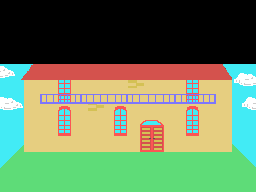

This is a level from a 2D game, rendered from its Tiled map with the project's own tilesets. A one-line summary and the complete map file follow:
An orthogonal 32x24 tile map with 8x8 px tiles, 1 tile layer (Capa de patrones 1).

<map version="1.2" tiledversion="2019.12.11" orientation="orthogonal" renderorder="right-down" compressionlevel="0" width="32" height="24" tilewidth="8" tileheight="8" infinite="0" nextlayerid="2" nextobjectid="1">
 <editorsettings>
  <export target="mapa1.csv" format="csv" />
 </editorsettings>
 <tileset firstgid="1" source="tileset.tsx" />
 <layer id="1" name="Capa de patrones 1" width="32" height="24">
  <data encoding="csv">
0,0,0,0,0,0,0,0,0,0,0,0,0,0,0,0,0,0,0,0,0,0,0,0,0,0,0,0,0,0,0,0,
0,0,0,0,0,0,0,0,0,0,0,0,0,0,0,0,0,0,0,0,0,0,0,0,0,0,0,0,0,0,0,0,
0,0,0,0,0,0,0,0,0,0,0,0,0,0,0,0,0,0,0,0,0,0,0,0,0,0,0,0,0,0,0,0,
0,0,0,0,0,0,0,0,0,0,0,0,0,0,0,0,0,0,0,0,0,0,0,0,0,0,0,0,0,0,0,0,
0,0,0,0,0,0,0,0,0,0,0,0,0,0,0,0,0,0,0,0,0,0,0,0,0,0,0,0,0,0,0,0,
0,0,0,0,0,0,0,0,0,0,0,0,0,0,0,0,0,0,0,0,0,0,0,0,0,0,0,0,0,0,0,0,
0,0,0,0,0,0,0,0,0,0,0,0,0,0,0,0,0,0,0,0,0,0,0,0,0,0,0,0,0,0,0,0,
0,0,0,0,0,0,0,0,0,0,0,0,0,0,0,0,0,0,0,0,0,0,0,0,0,0,0,0,0,0,0,0,
23,24,13,14,15,16,17,18,18,18,18,18,18,18,18,18,18,18,18,18,18,18,18,18,18,17,18,51,52,85,85,86,
55,56,45,46,47,48,49,50,50,50,50,50,50,50,50,50,50,50,50,50,50,50,50,50,50,49,50,83,84,21,22,23,
117,85,86,37,5,6,5,39,40,5,5,5,5,5,37,37,1,2,38,38,38,5,5,39,40,5,5,5,6,53,54,55,
117,85,86,37,5,65,66,67,68,69,129,130,131,132,133,134,131,132,131,132,133,134,66,67,68,69,70,6,6,85,85,86,
22,23,24,37,5,97,98,99,100,101,161,162,163,164,165,166,163,164,163,164,165,166,98,99,100,101,102,5,6,85,21,22,
54,55,56,37,37,5,6,7,8,6,6,33,34,5,7,8,6,5,5,5,6,5,5,7,8,5,6,5,6,85,53,54,
117,118,118,5,37,5,6,39,40,38,38,6,6,6,39,40,38,37,37,37,38,37,37,39,40,37,38,5,6,85,86,86,
85,117,118,37,37,5,6,71,72,37,38,38,38,38,71,72,6,9,10,11,12,37,38,71,72,38,6,5,6,85,86,118,
117,118,86,37,38,37,38,103,104,38,38,38,38,38,103,104,38,41,42,43,44,38,38,103,104,38,38,6,6,85,85,86,
85,117,118,5,37,38,38,38,5,5,5,5,5,5,5,5,5,73,74,75,76,38,6,6,6,37,38,38,38,117,85,86,
117,118,26,37,37,37,37,37,37,37,37,37,37,37,37,37,37,105,106,107,108,38,38,38,38,38,38,38,38,29,117,118,
25,26,58,27,27,27,27,27,27,27,27,27,27,27,27,27,27,27,27,27,27,27,27,27,27,27,27,27,27,28,29,30,
57,58,28,28,28,28,28,28,28,28,28,28,28,28,28,28,28,28,28,28,28,28,28,28,28,28,28,28,28,28,61,62,
27,28,28,60,60,60,60,60,60,60,27,27,27,27,27,27,27,27,27,27,27,27,27,27,27,27,27,27,27,27,28,28,
27,27,27,27,27,27,28,28,28,28,28,28,28,28,28,28,28,28,28,28,28,28,28,28,28,28,28,28,28,28,28,60,
59,59,59,59,59,59,60,60,60,60,60,60,60,60,60,60,60,60,60,60,60,60,60,60,60,60,60,60,60,60,60,60
</data>
 </layer>
</map>
